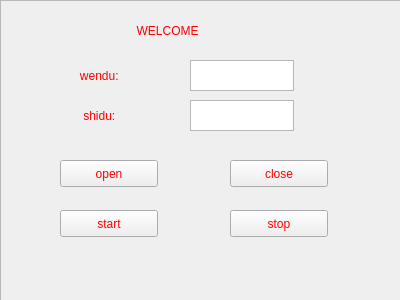
<?xml version="1.0" encoding="UTF-8"?>
<ui version="4.0">
 <class>Widget</class>
 <widget class="QWidget" name="Widget">
  <property name="geometry">
   <rect>
    <x>0</x>
    <y>0</y>
    <width>400</width>
    <height>300</height>
   </rect>
  </property>
  <property name="windowTitle">
   <string>Widget</string>
  </property>
  <widget class="QFrame" name="frame">
   <property name="geometry">
    <rect>
     <x>0</x>
     <y>0</y>
     <width>401</width>
     <height>301</height>
    </rect>
   </property>
   <property name="autoFillBackground">
    <bool>false</bool>
   </property>
   <property name="styleSheet">
    <string notr="true">border-image: url(:/new/prefix1/22.jpg);</string>
   </property>
   <property name="frameShape">
    <enum>QFrame::StyledPanel</enum>
   </property>
   <property name="frameShadow">
    <enum>QFrame::Raised</enum>
   </property>
   <widget class="QPushButton" name="pushButton">
    <property name="geometry">
     <rect>
      <x>60</x>
      <y>160</y>
      <width>98</width>
      <height>27</height>
     </rect>
    </property>
    <property name="styleSheet">
     <string notr="true">font: 75 italic 14pt &quot;Ubuntu&quot;;
color: rgb(255, 0, 0);</string>
    </property>
    <property name="text">
     <string>open</string>
    </property>
   </widget>
   <widget class="QPushButton" name="pushButton_2">
    <property name="geometry">
     <rect>
      <x>230</x>
      <y>160</y>
      <width>98</width>
      <height>27</height>
     </rect>
    </property>
    <property name="autoFillBackground">
     <bool>false</bool>
    </property>
    <property name="styleSheet">
     <string notr="true">font: 75 italic 14pt &quot;Ubuntu&quot;;
color: rgb(255, 0, 0);</string>
    </property>
    <property name="text">
     <string>close</string>
    </property>
   </widget>
   <widget class="QLabel" name="label">
    <property name="geometry">
     <rect>
      <x>70</x>
      <y>60</y>
      <width>81</width>
      <height>31</height>
     </rect>
    </property>
    <property name="styleSheet">
     <string notr="true">font: 75 italic 14pt &quot;Ubuntu&quot;;
color: rgb(255, 0, 0);

</string>
    </property>
    <property name="text">
     <string>   wendu:</string>
    </property>
   </widget>
   <widget class="QLabel" name="label_2">
    <property name="geometry">
     <rect>
      <x>70</x>
      <y>100</y>
      <width>81</width>
      <height>31</height>
     </rect>
    </property>
    <property name="styleSheet">
     <string notr="true">color: rgb(255, 0, 0);
font: 75 italic 11pt &quot;Ubuntu&quot;;
font: 75 italic 14pt &quot;Ubuntu&quot;;</string>
    </property>
    <property name="text">
     <string>    shidu:</string>
    </property>
   </widget>
   <widget class="QTextEdit" name="textEdit">
    <property name="geometry">
     <rect>
      <x>190</x>
      <y>60</y>
      <width>104</width>
      <height>31</height>
     </rect>
    </property>
   </widget>
   <widget class="QTextEdit" name="textEdit_2">
    <property name="geometry">
     <rect>
      <x>190</x>
      <y>100</y>
      <width>104</width>
      <height>31</height>
     </rect>
    </property>
   </widget>
   <widget class="QPushButton" name="startthread_button">
    <property name="geometry">
     <rect>
      <x>60</x>
      <y>210</y>
      <width>98</width>
      <height>27</height>
     </rect>
    </property>
    <property name="styleSheet">
     <string notr="true">font: 75 italic 14pt &quot;Ubuntu&quot;;
color: rgb(255, 0, 0);</string>
    </property>
    <property name="text">
     <string>start</string>
    </property>
   </widget>
   <widget class="QPushButton" name="stopthread_button">
    <property name="geometry">
     <rect>
      <x>230</x>
      <y>210</y>
      <width>98</width>
      <height>27</height>
     </rect>
    </property>
    <property name="styleSheet">
     <string notr="true">font: 75 italic 14pt &quot;Ubuntu&quot;;
color: rgb(255, 0, 0);</string>
    </property>
    <property name="text">
     <string>stop</string>
    </property>
   </widget>
   <widget class="QLabel" name="label_3">
    <property name="geometry">
     <rect>
      <x>110</x>
      <y>10</y>
      <width>181</width>
      <height>41</height>
     </rect>
    </property>
    <property name="styleSheet">
     <string notr="true">color: rgb(255, 0, 0);
font: 75 11pt &quot;Ubuntu&quot;;
font: 75 italic 16pt &quot;Ubuntu&quot;;</string>
    </property>
    <property name="text">
     <string>        WELCOME</string>
    </property>
   </widget>
   <zorder>label</zorder>
   <zorder>pushButton_2</zorder>
   <zorder>pushButton</zorder>
   <zorder>label_2</zorder>
   <zorder>textEdit</zorder>
   <zorder>textEdit_2</zorder>
   <zorder>startthread_button</zorder>
   <zorder>stopthread_button</zorder>
   <zorder>label_3</zorder>
  </widget>
 </widget>
 <layoutdefault spacing="6" margin="11"/>
 <resources/>
 <connections/>
</ui>
